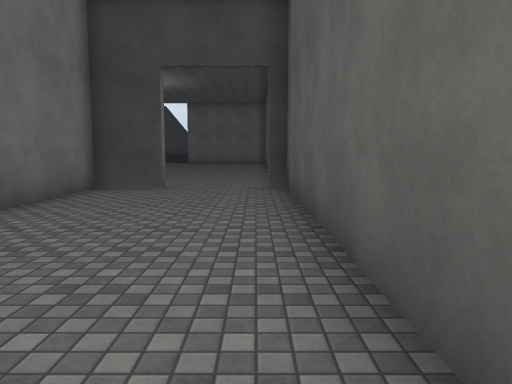
view 1 (above)

15 first-person views from a walk through a scene from a Unity 3-D project. The camera is 1.4 m above the floor, tilts 6° down and sees 70° across. Doors are open. The floor is counted in squares, 2 m on a side. Each view is taken from the middle of a square. On the plan, view 1 faces up. The plan holds only what a view shows up to about 11 squares ahead; the rest is blank. The place goes on beyond the plan. Surface patterns are stand-ins for the level's own textures.

view 2
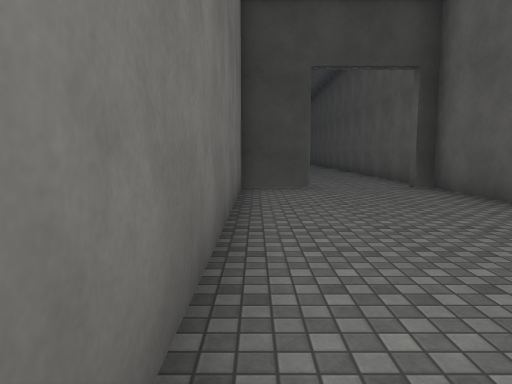

view 3
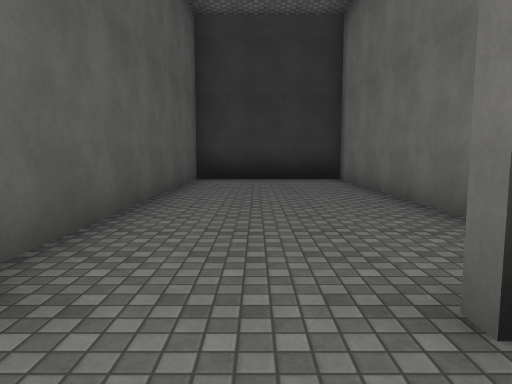

view 4
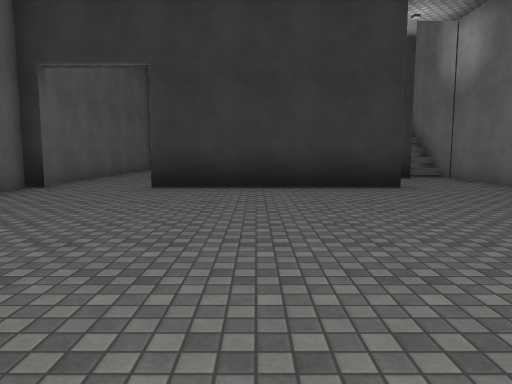

view 5
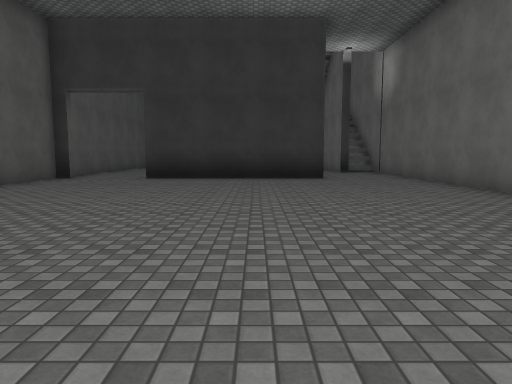

view 6
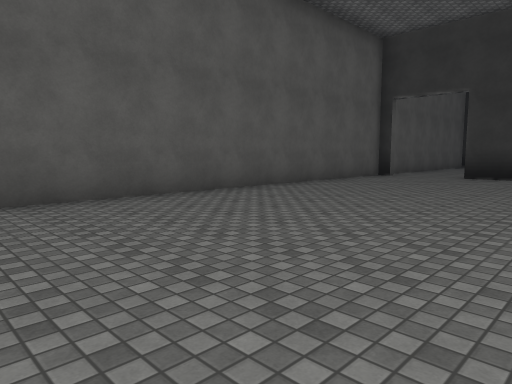

view 7
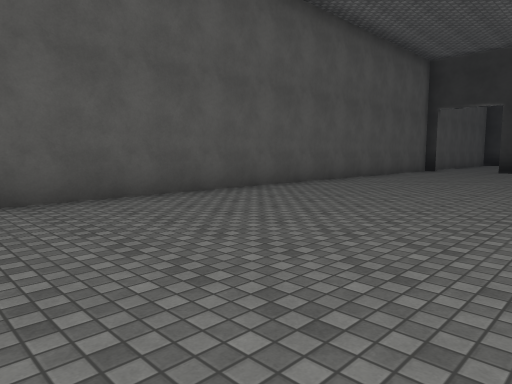

view 8
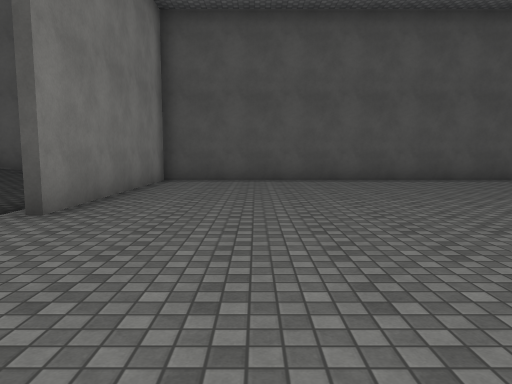

view 9
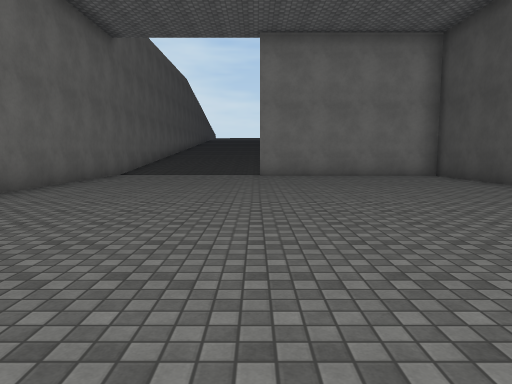

view 10
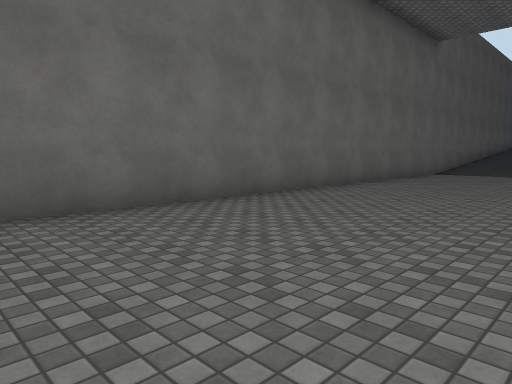

view 11
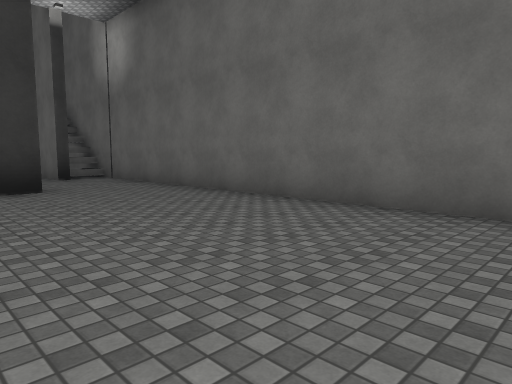

view 12
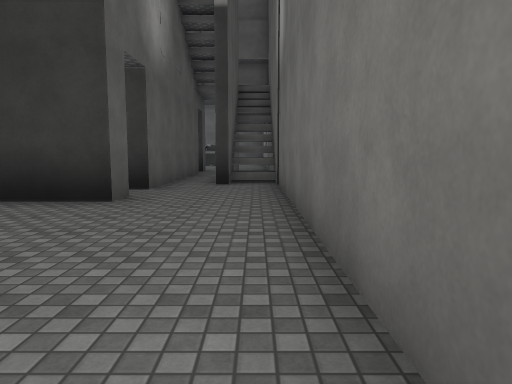

view 13
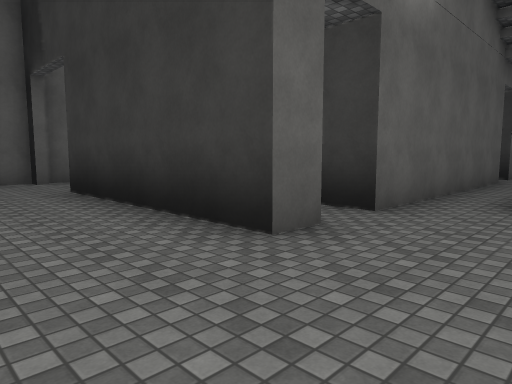

view 14
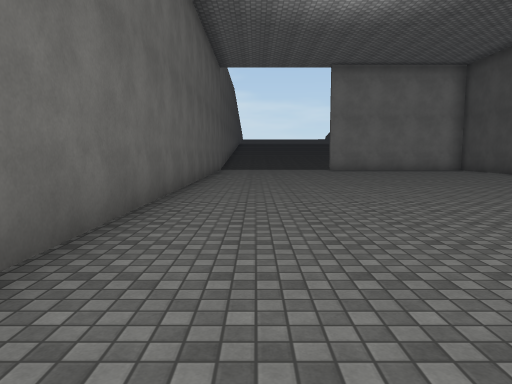

view 15
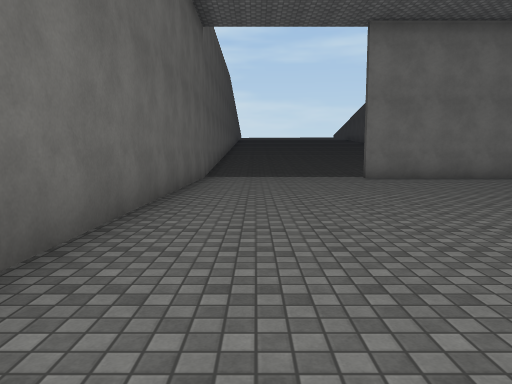

### Floor plan
Points are (right, up) in squares from view 1. A wall is a line through its corners. A room is listed if a view was taken in it or the views show most of it. See-through windows are left out.
Room 1 (views 1, 2)
walls: (-1.9, 7.4) (-3.3, 7.4) (-3.3, -1.1) (0.6, -1.1) (0.6, 7.4); (0.8, 7.4) (0.1, 7.4)
ways out: open door at (-0.8, 7.4) to room 2
Room 2 (views 3, 4, 5, 6, 7, 8, 9, 10, 11, 12, 13, 14, 15)
walls: (-6.9, 6.9) (-6.9, 7.7) (-1.9, 7.7); (-9.5, 26.5) (-9.5, 3.2) (-8.4, 3.2) (-8.4, 4.6) (-8.1, 4.6); (0.1, 7.7) (0.8, 7.7); (0.6, 7.4) (0.6, 26.4) (-0.1, 26.4); (-6.9, -0.5) (-6.9, 5.8)
ways out: open door at (-0.8, 7.4) to room 1; open door at (-7.3, 6.3)

Where each view was taken, in squares from view 1:
view 1: 0 up, 0 right, facing up
view 2: 0 up, 3 left, facing up
view 3: 9 up, 1 left, facing down
view 4: 15 up, 4 left, facing down
view 5: 18 up, 5 left, facing down
view 6: 19 up, 5 left, facing down-right
view 7: 23 up, 5 left, facing down-right
view 8: 24 up, 9 left, facing right
view 9: 15 up, 5 left, facing up
view 10: 14 up, 5 left, facing up-left
view 11: 15 up, 5 left, facing down-left
view 12: 13 up, 9 left, facing down
view 13: 10 up, 9 left, facing down-right
view 14: 11 up, 8 left, facing up
view 15: 16 up, 8 left, facing up
